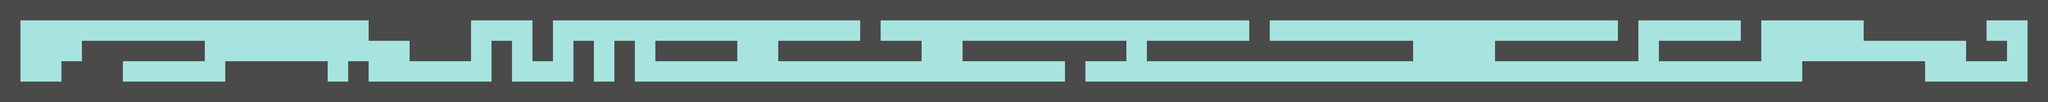

Below is a game level as drawn by its tile map, then a one-line description and the .tmx that defines it (tile-layer data replaced by summaries):
An orthogonal 100x5 tile map with 150x150 px tiles, 1 tile layer (tile_layer) and 196 objects.

<map version="1.2" tiledversion="1.3.1" orientation="orthogonal" renderorder="left-up" compressionlevel="0" width="100" height="5" tilewidth="150" tileheight="150" infinite="0" nextlayerid="4" nextobjectid="204">
 <tileset firstgid="1" name="map" tilewidth="150" tileheight="150" tilecount="2" columns="2">
  <image source="../images/map.png" width="300" height="150" />
 </tileset>
 <layer id="1" name="tile_layer" width="100" height="5">
  <data>[500 cells, 500 non-empty, 2 distinct tile ids]</data>
 </layer>
 <objectgroup id="2" name="body_wall">
  <object id="2" x="0" y="0" width="150" height="150" />
  <object id="3" x="0" y="150" width="150" height="150" />
  <object id="4" x="0" y="300" width="150" height="150" />
  <object id="5" x="0" y="450" width="150" height="150" />
  <object id="6" x="0" y="600" width="150" height="150" />
  <object id="7" x="150" y="600" width="150" height="150" />
  <object id="8" x="300" y="600" width="150" height="150" />
  <object id="9" x="450" y="600" width="150" height="150" />
  <object id="10" x="600" y="600" width="150" height="150" />
  <object id="11" x="750" y="600" width="150" height="150" />
  <object id="12" x="450" y="450" width="150" height="150" />
  <object id="13" x="600" y="450" width="150" height="150" />
  <object id="14" x="750" y="450" width="150" height="150" />
  <object id="15" x="600" y="300" width="150" height="150" />
  <object id="16" x="750" y="300" width="150" height="150" />
  <object id="17" x="900" y="300" width="150" height="150" />
  <object id="18" x="1050" y="300" width="150" height="150" />
  <object id="19" x="1200" y="300" width="150" height="150" />
  <object id="20" x="1350" y="300" width="150" height="150" />
  <object id="23" x="900" y="600" width="150" height="150" />
  <object id="24" x="1050" y="600" width="150" height="150" />
  <object id="25" x="1200" y="600" width="150" height="150" />
  <object id="26" x="1350" y="600" width="150" height="150" />
  <object id="27" x="1500" y="600" width="150" height="150" />
  <object id="28" x="1650" y="450" width="150" height="150" />
  <object id="29" x="1650" y="600" width="150" height="150" />
  <object id="30" x="1800" y="450" width="150" height="150" />
  <object id="31" x="1800" y="600" width="150" height="150" />
  <object id="32" x="1950" y="450" width="150" height="150" />
  <object id="33" x="1950" y="600" width="150" height="150" />
  <object id="34" x="2100" y="450" width="150" height="150" />
  <object id="35" x="2100" y="600" width="150" height="150" />
  <object id="36" x="2250" y="450" width="150" height="150" />
  <object id="37" x="2250" y="600" width="150" height="150" />
  <object id="38" x="2400" y="600" width="150" height="150" />
  <object id="40" x="2550" y="450" width="150" height="150" />
  <object id="41" x="2550" y="600" width="150" height="150" />
  <object id="42" x="2700" y="600" width="150" height="150" />
  <object id="43" x="2850" y="600" width="150" height="150" />
  <object id="44" x="3000" y="600" width="150" height="150" />
  <object id="45" x="3150" y="600" width="150" height="150" />
  <object id="46" x="3300" y="600" width="150" height="150" />
  <object id="47" x="3450" y="600" width="150" height="150" />
  <object id="48" x="3600" y="600" width="150" height="150" />
  <object id="49" x="3600" y="450" width="150" height="150" />
  <object id="50" x="3600" y="300" width="150" height="150" />
  <object id="51" x="3750" y="600" width="150" height="150" />
  <object id="52" x="3900" y="600" width="150" height="150" />
  <object id="53" x="4050" y="600" width="150" height="150" />
  <object id="54" x="4200" y="600" width="150" height="150" />
  <object id="55" x="4200" y="450" width="150" height="150" />
  <object id="56" x="4200" y="300" width="150" height="150" />
  <object id="57" x="4500" y="300" width="150" height="150" />
  <object id="58" x="4500" y="450" width="150" height="150" />
  <object id="59" x="4350" y="600" width="150" height="150" />
  <object id="60" x="4500" y="600" width="150" height="150" />
  <object id="61" x="4650" y="600" width="150" height="150" />
  <object id="62" x="4800" y="600" width="150" height="150" />
  <object id="63" x="4950" y="600" width="150" height="150" />
  <object id="64" x="4800" y="300" width="150" height="150" />
  <object id="65" x="4950" y="300" width="150" height="150" />
  <object id="66" x="5100" y="300" width="150" height="150" />
  <object id="67" x="5250" y="300" width="150" height="150" />
  <object id="68" x="5100" y="600" width="150" height="150" />
  <object id="69" x="5250" y="600" width="150" height="150" />
  <object id="70" x="5400" y="600" width="150" height="150" />
  <object id="71" x="5550" y="600" width="150" height="150" />
  <object id="72" x="5700" y="600" width="150" height="150" />
  <object id="73" x="5850" y="600" width="150" height="150" />
  <object id="74" x="6000" y="600" width="150" height="150" />
  <object id="75" x="6150" y="600" width="150" height="150" />
  <object id="76" x="6300" y="600" width="150" height="150" />
  <object id="77" x="6450" y="600" width="150" height="150" />
  <object id="78" x="6600" y="600" width="150" height="150" />
  <object id="79" x="6750" y="600" width="150" height="150" />
  <object id="80" x="6900" y="600" width="150" height="150" />
  <object id="81" x="7050" y="600" width="300" height="150" />
  <object id="82" x="7350" y="600" width="300" height="150" />
  <object id="83" x="7650" y="600" width="300" height="150" />
  <object id="84" x="7950" y="600" width="300" height="150" />
  <object id="85" x="8250" y="600" width="300" height="150" />
  <object id="86" x="8550" y="600" width="300" height="150" />
  <object id="87" x="8850" y="600" width="150" height="150" />
  <object id="88" x="9000" y="600" width="300" height="150" />
  <object id="89" x="9300" y="600" width="300" height="150" />
  <object id="90" x="9600" y="600" width="300" height="150" />
  <object id="91" x="9900" y="600" width="300" height="150" />
  <object id="92" x="10200" y="600" width="300" height="150" />
  <object id="93" x="10500" y="600" width="300" height="150" />
  <object id="94" x="10800" y="600" width="300" height="150" />
  <object id="95" x="11100" y="600" width="300" height="150" />
  <object id="96" x="11400" y="600" width="300" height="150" />
  <object id="97" x="11700" y="600" width="300" height="150" />
  <object id="98" x="12000" y="600" width="300" height="150" />
  <object id="99" x="12300" y="600" width="300" height="150" />
  <object id="100" x="12600" y="600" width="300" height="150" />
  <object id="101" x="12900" y="600" width="300" height="150" />
  <object id="102" x="13200" y="600" width="300" height="150" />
  <object id="103" x="13200" y="450" width="300" height="150" />
  <object id="104" x="13500" y="450" width="300" height="150" />
  <object id="105" x="13500" y="600" width="300" height="150" />
  <object id="106" x="13800" y="450" width="300" height="150" />
  <object id="107" x="13800" y="600" width="300" height="150" />
  <object id="108" x="14100" y="600" width="300" height="150" />
  <object id="109" x="14400" y="600" width="300" height="150" />
  <object id="110" x="14700" y="600" width="300" height="150" />
  <object id="111" x="14850" y="300" width="150" height="300" />
  <object id="112" x="14850" y="0" width="150" height="300" />
  <object id="113" x="14550" y="0" width="300" height="150" />
  <object id="114" x="14400" y="150" width="150" height="300" />
  <object id="115" x="14550" y="300" width="150" height="150" />
  </objectgroup>
 <objectgroup id="3" name="player_start">
  <!-- 1 objects omitted --></objectgroup>
</map>
<!-- 85 of 196 objects omitted -->
